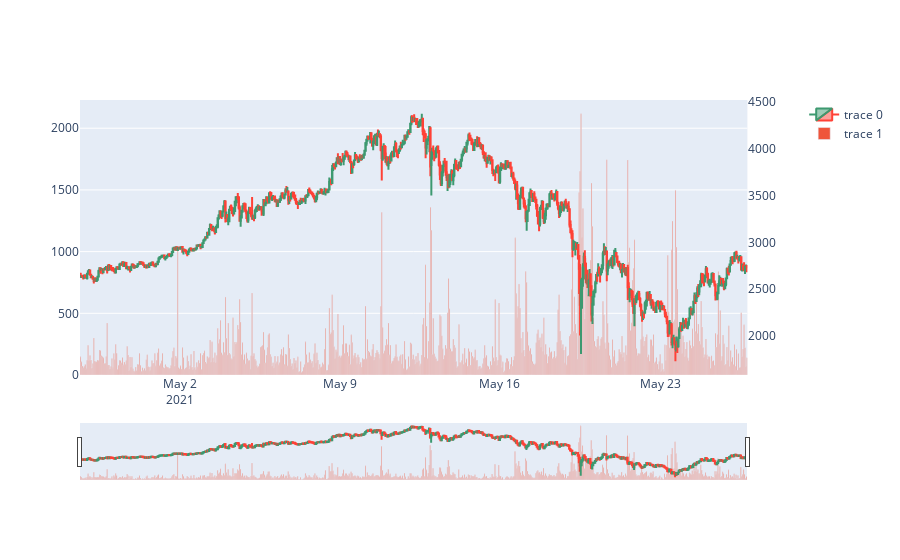

The notebook cell this image was saved under:
### Code cell
import plotly.graph_objects as go
from plotly.subplots import make_subplots

fig = make_subplots(specs=[[{"secondary_y": True}]])

fig.add_trace(go.Candlestick(x=df['timestamp'],
                open=df['open'],
                high=df['high'],
                low=df['low'],
                close=df['close']), secondary_y = True)

fig.add_trace(go.Bar(x=df['timestamp'], y=df['vol'], opacity=1),
               secondary_y=False)

fig.layout.yaxis2.showgrid=False
fig.show()

### Figure 1 — Plotly figure (JSON) as saved in the notebook; plotly's stock layout.template omitted (floating-point values rounded to 4 significant figures; data arrays with more than 128 entries replaced by an {"elided": "..."} marker saying what was removed)
{"data": [{"close": {"elided": "700 float values"}, "high": {"elided": "700 float values"}, "low": {"elided": "700 float values"}, "open": {"elided": "700 float values"}, "type": "candlestick", "x": {"elided": "700 str values"}, "xaxis": "x", "yaxis": "y2"}, {"opacity": 1, "type": "bar", "x": {"elided": "700 str values"}, "xaxis": "x", "y": {"elided": "700 float values"}, "yaxis": "y"}], "layout": {"xaxis": {"anchor": "y", "domain": [0, 0.94]}, "yaxis": {"anchor": "x", "domain": [0, 1]}, "yaxis2": {"anchor": "x", "overlaying": "y", "showgrid": false, "side": "right"}}}
